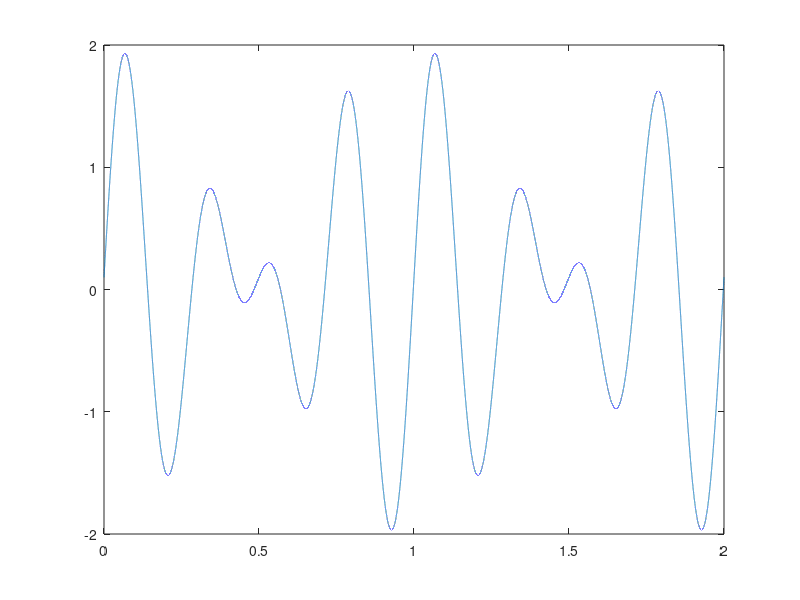

The MATLAB script that drew this image:
t = 0:1e-5:2*1;

p = sin(6*pi*t) + sin(8*pi*t+0.1);

mdc = 2;

freq_angular = 2*pi

frequencia = freq_angular/(2*pi)

periodo = 1/frequencia


plot(t,p)